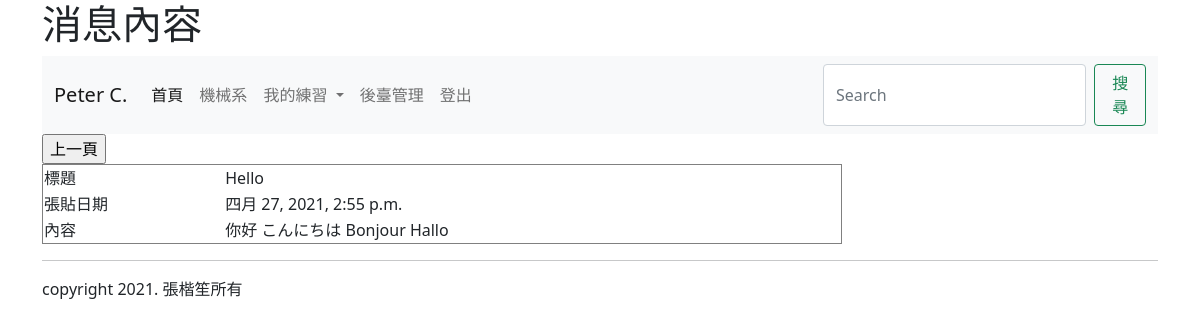
The page /show/1/ (signed in) on the database its author committed.
### mysite/models.py (models this page shows, shortened)
class Post(models.Model):
    title = models.CharField(max_length=200)
    body = models.TextField()
    pub_date = models.DateTimeField(default=timezone.now)
    class Meta:
        ordering = ('-pub_date',)

### mysite/views.py (the view)
# urls.py: path('show/<int:id>/', show),
def show (request,id):
    try:
        target=Post.objects.get(id=id)   #all全部,filter過濾,get抓單一
    except:
        return redirect('/')  #找不到網址回首頁
    return render(request,"showpost.html",locals())

### templates/showpost.html (shortened to what this page needs)
{% extends 'base.html' %}
{% block headmessage %} <h1>消息內容</h1> {% endblock %}
{% block content %}
<input type ="button" onclick="history.back()" value="上一頁"></input>
<table width=800 border=1>
    <tr>
        <td>標題</td>
        <td>{{target.title}}</td>
    </tr>
    <tr>
        <td>張貼日期</td>
        <td>{{target.pub_date}}</td>
    </tr>
    <tr>
        <td>內容</td>
        <td>{{target.body}}</td>
    </tr>
</table>
{% endblock %}

### rows shown on the page
Post: title "Hello", pub_date "四月 27, 2021, 2:55 p.m.", body "你好 こんにちは Bonjour Hallo"
